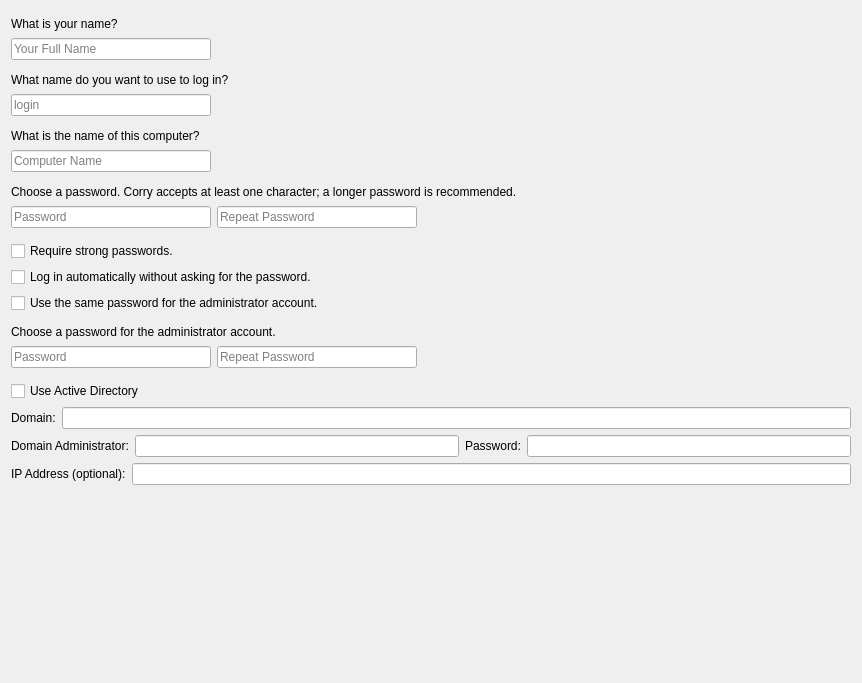
<?xml version="1.0" encoding="UTF-8"?>
<ui version="4.0">
 <author>
SPDX-FileCopyrightText: 2014 Teo Mrnjavac &lt;teo@kde.org&gt;
SPDX-License-Identifier: GPL-3.0-or-later
 </author>
 <class>Page_UserSetup</class>
 <widget class="QWidget" name="Page_UserSetup">
  <property name="geometry">
   <rect>
    <x>0</x>
    <y>0</y>
    <width>862</width>
    <height>683</height>
   </rect>
  </property>
  <property name="windowTitle">
   <string notr="true">Form</string>
  </property>
  <layout class="QVBoxLayout" name="verticalLayout_12">
   <item>
    <spacer name="verticalSpacer">
     <property name="orientation">
      <enum>Qt::Vertical</enum>
     </property>
     <property name="sizeType">
      <enum>QSizePolicy::Fixed</enum>
     </property>
     <property name="sizeHint" stdset="0">
      <size>
       <width>20</width>
       <height>6</height>
      </size>
     </property>
    </spacer>
   </item>
   <item>
    <widget class="QLabel" name="labelWhatIsYourName">
     <property name="text">
      <string>What is your name?</string>
     </property>
    </widget>
   </item>
   <item>
    <layout class="QHBoxLayout" name="fullNameLayout">
     <item>
      <widget class="QLineEdit" name="textBoxFullName">
       <property name="minimumSize">
        <size>
         <width>200</width>
         <height>0</height>
        </size>
       </property>
       <property name="placeholderText">
        <string>Your Full Name</string>
       </property>
      </widget>
     </item>
     <item>
      <widget class="QLabel" name="labelFullName">
       <property name="sizePolicy">
        <sizepolicy hsizetype="Fixed" vsizetype="Fixed">
         <horstretch>0</horstretch>
         <verstretch>0</verstretch>
        </sizepolicy>
       </property>
       <property name="minimumSize">
        <size>
         <width>24</width>
         <height>24</height>
        </size>
       </property>
       <property name="maximumSize">
        <size>
         <width>24</width>
         <height>24</height>
        </size>
       </property>
       <property name="text">
        <string notr="true"/>
       </property>
       <property name="scaledContents">
        <bool>true</bool>
       </property>
      </widget>
     </item>
     <item>
      <widget class="QLabel" name="labelFullNameError">
       <property name="sizePolicy">
        <sizepolicy hsizetype="Expanding" vsizetype="Preferred">
         <horstretch>1</horstretch>
         <verstretch>0</verstretch>
        </sizepolicy>
       </property>
       <property name="text">
        <string/>
       </property>
       <property name="wordWrap">
        <bool>true</bool>
       </property>
      </widget>
     </item>
    </layout>
   </item>
   <item>
    <spacer name="verticalSpacer_2">
     <property name="orientation">
      <enum>Qt::Vertical</enum>
     </property>
     <property name="sizeType">
      <enum>QSizePolicy::Fixed</enum>
     </property>
     <property name="sizeHint" stdset="0">
      <size>
       <width>20</width>
       <height>6</height>
      </size>
     </property>
    </spacer>
   </item>
   <item>
    <widget class="QLabel" name="username_label_2">
     <property name="text">
      <string>What name do you want to use to log in?</string>
     </property>
     <property name="wordWrap">
      <bool>false</bool>
     </property>
    </widget>
   </item>
   <item>
    <layout class="QHBoxLayout" name="usernameLayout">
     <item>
      <widget class="QLineEdit" name="textBoxLoginName">
       <property name="sizePolicy">
        <sizepolicy hsizetype="Expanding" vsizetype="Fixed">
         <horstretch>0</horstretch>
         <verstretch>0</verstretch>
        </sizepolicy>
       </property>
       <property name="minimumSize">
        <size>
         <width>200</width>
         <height>0</height>
        </size>
       </property>
       <property name="placeholderText">
        <string>login</string>
       </property>
      </widget>
     </item>
     <item>
      <widget class="QLabel" name="labelUsername">
       <property name="sizePolicy">
        <sizepolicy hsizetype="Fixed" vsizetype="Fixed">
         <horstretch>0</horstretch>
         <verstretch>0</verstretch>
        </sizepolicy>
       </property>
       <property name="minimumSize">
        <size>
         <width>24</width>
         <height>24</height>
        </size>
       </property>
       <property name="maximumSize">
        <size>
         <width>24</width>
         <height>24</height>
        </size>
       </property>
       <property name="scaledContents">
        <bool>true</bool>
       </property>
      </widget>
     </item>
     <item>
      <widget class="QLabel" name="labelUsernameError">
       <property name="sizePolicy">
        <sizepolicy hsizetype="Expanding" vsizetype="Preferred">
         <horstretch>1</horstretch>
         <verstretch>0</verstretch>
        </sizepolicy>
       </property>
       <property name="minimumSize">
        <size>
         <width>200</width>
         <height>0</height>
        </size>
       </property>
       <property name="text">
        <string/>
       </property>
       <property name="alignment">
        <set>Qt::AlignVCenter</set>
       </property>
       <property name="wordWrap">
        <bool>true</bool>
       </property>
      </widget>
     </item>
    </layout>
   </item>
   <item>
    <spacer name="verticalSpacer_4">
     <property name="orientation">
      <enum>Qt::Vertical</enum>
     </property>
     <property name="sizeType">
      <enum>QSizePolicy::Fixed</enum>
     </property>
     <property name="sizeHint" stdset="0">
      <size>
       <width>20</width>
       <height>6</height>
      </size>
     </property>
    </spacer>
   </item>
   <item>
    <widget class="QLabel" name="hostnameLabel">
     <property name="text">
      <string>What is the name of this computer?</string>
     </property>
     <property name="wordWrap">
      <bool>false</bool>
     </property>
    </widget>
   </item>
   <item>
    <layout class="QHBoxLayout" name="hostnameLayout">
     <item>
      <widget class="QLineEdit" name="textBoxHostname">
       <property name="sizePolicy">
        <sizepolicy hsizetype="Expanding" vsizetype="Fixed">
         <horstretch>0</horstretch>
         <verstretch>0</verstretch>
        </sizepolicy>
       </property>
       <property name="minimumSize">
        <size>
         <width>200</width>
         <height>0</height>
        </size>
       </property>
       <property name="toolTip">
        <string>&lt;small&gt;This name will be used if you make the computer visible to others on a network.&lt;/small&gt;</string>
       </property>
       <property name="placeholderText">
        <string>Computer Name</string>
       </property>
      </widget>
     </item>
     <item>
      <widget class="QLabel" name="labelHostname">
       <property name="sizePolicy">
        <sizepolicy hsizetype="Fixed" vsizetype="Fixed">
         <horstretch>0</horstretch>
         <verstretch>0</verstretch>
        </sizepolicy>
       </property>
       <property name="minimumSize">
        <size>
         <width>24</width>
         <height>24</height>
        </size>
       </property>
       <property name="maximumSize">
        <size>
         <width>24</width>
         <height>24</height>
        </size>
       </property>
       <property name="scaledContents">
        <bool>true</bool>
       </property>
      </widget>
     </item>
     <item>
      <widget class="QLabel" name="labelHostnameError">
       <property name="sizePolicy">
        <sizepolicy hsizetype="Expanding" vsizetype="Preferred">
         <horstretch>1</horstretch>
         <verstretch>0</verstretch>
        </sizepolicy>
       </property>
       <property name="minimumSize">
        <size>
         <width>200</width>
         <height>0</height>
        </size>
       </property>
       <property name="text">
        <string/>
       </property>
       <property name="alignment">
        <set>Qt::AlignVCenter</set>
       </property>
       <property name="wordWrap">
        <bool>true</bool>
       </property>
      </widget>
     </item>
    </layout>
   </item>
   <item>
    <spacer name="hostnameVSpace">
     <property name="orientation">
      <enum>Qt::Vertical</enum>
     </property>
     <property name="sizeType">
      <enum>QSizePolicy::Fixed</enum>
     </property>
     <property name="sizeHint" stdset="0">
      <size>
       <width>20</width>
       <height>6</height>
      </size>
     </property>
    </spacer>
   </item>
   <item>
    <widget class="QLabel" name="password_label_2">
     <property name="text">
      <string>Choose a password. Corry accepts at least one character; a longer password is recommended.</string>
     </property>
     <property name="wordWrap">
      <bool>false</bool>
     </property>
    </widget>
   </item>
   <item>
    <layout class="QHBoxLayout" name="userPasswordLayout">
     <item>
      <widget class="QLineEdit" name="textBoxUserPassword">
       <property name="sizePolicy">
        <sizepolicy hsizetype="Expanding" vsizetype="Fixed">
         <horstretch>0</horstretch>
         <verstretch>0</verstretch>
        </sizepolicy>
       </property>
       <property name="minimumSize">
        <size>
         <width>200</width>
         <height>0</height>
        </size>
       </property>
       <property name="toolTip">
        <string>&lt;small&gt;Enter the same password twice, so that it can be checked for typing errors. Corry accepts a password of one character or more. A longer password is harder to guess.&lt;/small&gt;</string>
       </property>
       <property name="echoMode">
        <enum>QLineEdit::Password</enum>
       </property>
       <property name="placeholderText">
        <string>Password</string>
       </property>
      </widget>
     </item>
     <item>
      <widget class="QLineEdit" name="textBoxUserVerifiedPassword">
       <property name="sizePolicy">
        <sizepolicy hsizetype="Expanding" vsizetype="Fixed">
         <horstretch>0</horstretch>
         <verstretch>0</verstretch>
        </sizepolicy>
       </property>
       <property name="minimumSize">
        <size>
         <width>200</width>
         <height>0</height>
        </size>
       </property>
       <property name="toolTip">
        <string>&lt;small&gt;Enter the same password twice, so that it can be checked for typing errors. Corry accepts a password of one character or more. A longer password is harder to guess.&lt;/small&gt;</string>
       </property>
       <property name="echoMode">
        <enum>QLineEdit::Password</enum>
       </property>
       <property name="placeholderText">
        <string>Repeat Password</string>
       </property>
      </widget>
     </item>
     <item>
      <widget class="QLabel" name="labelUserPassword">
       <property name="sizePolicy">
        <sizepolicy hsizetype="Fixed" vsizetype="Fixed">
         <horstretch>0</horstretch>
         <verstretch>0</verstretch>
        </sizepolicy>
       </property>
       <property name="minimumSize">
        <size>
         <width>24</width>
         <height>24</height>
        </size>
       </property>
       <property name="maximumSize">
        <size>
         <width>24</width>
         <height>24</height>
        </size>
       </property>
       <property name="scaledContents">
        <bool>true</bool>
       </property>
      </widget>
     </item>
     <item>
      <widget class="QLabel" name="labelUserPasswordError">
       <property name="sizePolicy">
        <sizepolicy hsizetype="Expanding" vsizetype="Preferred">
         <horstretch>1</horstretch>
         <verstretch>0</verstretch>
        </sizepolicy>
       </property>
       <property name="minimumSize">
        <size>
         <width>100</width>
         <height>0</height>
        </size>
       </property>
       <property name="text">
        <string/>
       </property>
       <property name="alignment">
        <set>Qt::AlignVCenter</set>
       </property>
       <property name="wordWrap">
        <bool>true</bool>
       </property>
      </widget>
     </item>
    </layout>
   </item>
   <item>
    <spacer name="verticalSpacer_5">
     <property name="orientation">
      <enum>Qt::Vertical</enum>
     </property>
     <property name="sizeType">
      <enum>QSizePolicy::Fixed</enum>
     </property>
     <property name="sizeHint" stdset="0">
      <size>
       <width>20</width>
       <height>6</height>
      </size>
     </property>
    </spacer>
   </item>
   <item>
    <widget class="QCheckBox" name="checkBoxRequireStrongPassword">
     <property name="toolTip">
      <string>When this box is checked, password-strength checking is done and you will not be able to use a weak password.</string>
     </property>
     <property name="text">
      <string>Require strong passwords.</string>
     </property>
    </widget>
   </item>
   <item>
    <widget class="QCheckBox" name="checkBoxDoAutoLogin">
     <property name="text">
      <string>Log in automatically without asking for the password.</string>
     </property>
    </widget>
   </item>
   <item>
    <widget class="QCheckBox" name="checkBoxReusePassword">
     <property name="text">
      <string>Use the same password for the administrator account.</string>
     </property>
    </widget>
   </item>
   <item>
    <spacer name="verticalSpacer_6">
     <property name="orientation">
      <enum>Qt::Vertical</enum>
     </property>
     <property name="sizeType">
      <enum>QSizePolicy::Fixed</enum>
     </property>
     <property name="sizeHint" stdset="0">
      <size>
       <width>20</width>
       <height>6</height>
      </size>
     </property>
    </spacer>
   </item>
   <item>
    <widget class="QLabel" name="labelChooseRootPassword">
     <property name="text">
      <string>Choose a password for the administrator account.</string>
     </property>
     <property name="wordWrap">
      <bool>false</bool>
     </property>
    </widget>
   </item>
   <item>
    <layout class="QHBoxLayout" name="rootPasswordLayout">
     <item>
      <widget class="QLineEdit" name="textBoxRootPassword">
       <property name="sizePolicy">
        <sizepolicy hsizetype="Expanding" vsizetype="Fixed">
         <horstretch>0</horstretch>
         <verstretch>0</verstretch>
        </sizepolicy>
       </property>
       <property name="minimumSize">
        <size>
         <width>200</width>
         <height>0</height>
        </size>
       </property>
       <property name="toolTip">
        <string>&lt;small&gt;Enter the same password twice, so that it can be checked for typing errors.&lt;/small&gt;</string>
       </property>
       <property name="echoMode">
        <enum>QLineEdit::Password</enum>
       </property>
       <property name="placeholderText">
        <string>Password</string>
       </property>
      </widget>
     </item>
     <item>
      <widget class="QLineEdit" name="textBoxVerifiedRootPassword">
       <property name="sizePolicy">
        <sizepolicy hsizetype="Expanding" vsizetype="Fixed">
         <horstretch>0</horstretch>
         <verstretch>0</verstretch>
        </sizepolicy>
       </property>
       <property name="minimumSize">
        <size>
         <width>200</width>
         <height>0</height>
        </size>
       </property>
       <property name="toolTip">
        <string>&lt;small&gt;Enter the same password twice, so that it can be checked for typing errors.&lt;/small&gt;</string>
       </property>
       <property name="echoMode">
        <enum>QLineEdit::Password</enum>
       </property>
       <property name="placeholderText">
        <string>Repeat Password</string>
       </property>
      </widget>
     </item>
     <item>
      <widget class="QLabel" name="labelRootPassword">
       <property name="sizePolicy">
        <sizepolicy hsizetype="Fixed" vsizetype="Fixed">
         <horstretch>0</horstretch>
         <verstretch>0</verstretch>
        </sizepolicy>
       </property>
       <property name="minimumSize">
        <size>
         <width>24</width>
         <height>24</height>
        </size>
       </property>
       <property name="maximumSize">
        <size>
         <width>24</width>
         <height>24</height>
        </size>
       </property>
       <property name="scaledContents">
        <bool>true</bool>
       </property>
      </widget>
     </item>
     <item>
      <widget class="QLabel" name="labelRootPasswordError">
       <property name="sizePolicy">
        <sizepolicy hsizetype="Expanding" vsizetype="Preferred">
         <horstretch>1</horstretch>
         <verstretch>0</verstretch>
        </sizepolicy>
       </property>
       <property name="minimumSize">
        <size>
         <width>100</width>
         <height>0</height>
        </size>
       </property>
       <property name="text">
        <string/>
       </property>
       <property name="alignment">
        <set>Qt::AlignVCenter</set>
       </property>
       <property name="wordWrap">
        <bool>true</bool>
       </property>
      </widget>
     </item>
    </layout>
   </item>
   <item>
    <spacer name="verticalSpacer_3">
     <property name="orientation">
      <enum>Qt::Vertical</enum>
     </property>
     <property name="sizeType">
      <enum>QSizePolicy::Fixed</enum>
     </property>
     <property name="sizeHint" stdset="0">
      <size>
       <width>20</width>
       <height>6</height>
      </size>
     </property>
    </spacer>
   </item>
   <item>
    <layout class="QVBoxLayout" name="verticalLayout">
     <item>
      <widget class="QCheckBox" name="useADCheckbox">
       <property name="text">
        <string>Use Active Directory</string>
       </property>
      </widget>
     </item>
     <item>
      <layout class="QVBoxLayout" name="verticalLayout_3">
       <item>
        <layout class="QHBoxLayout" name="horizontalLayout_2">
         <item>
          <widget class="QLabel" name="domainLabel">
           <property name="text">
            <string>Domain:</string>
           </property>
          </widget>
         </item>
         <item>
          <widget class="QLineEdit" name="domainField"/>
         </item>
        </layout>
       </item>
       <item>
        <layout class="QHBoxLayout" name="horizontalLayout">
         <item>
          <widget class="QLabel" name="domainAdminLabel">
           <property name="text">
            <string>Domain Administrator:</string>
           </property>
          </widget>
         </item>
         <item>
          <widget class="QLineEdit" name="domainAdminField"/>
         </item>
         <item>
          <widget class="QLabel" name="domainPasswordLabel">
           <property name="text">
            <string>Password:</string>
           </property>
          </widget>
         </item>
         <item>
          <widget class="QLineEdit" name="domainPasswordField">
           <property name="echoMode">
            <enum>QLineEdit::Password</enum>
           </property>
          </widget>
         </item>
        </layout>
       </item>
       <item>
        <layout class="QHBoxLayout" name="horizontalLayout_3">
         <item>
          <widget class="QLabel" name="ipAddressLabel">
           <property name="text">
            <string>IP Address (optional):</string>
           </property>
          </widget>
         </item>
         <item>
          <widget class="QLineEdit" name="ipAddressField"/>
         </item>
        </layout>
       </item>
      </layout>
     </item>
    </layout>
   </item>
   <item>
    <spacer name="verticalSpacer_7">
     <property name="orientation">
      <enum>Qt::Vertical</enum>
     </property>
     <property name="sizeHint" stdset="0">
      <size>
       <width>20</width>
       <height>1</height>
      </size>
     </property>
    </spacer>
   </item>
  </layout>
 </widget>
 <resources/>
 <connections/>
</ui>
